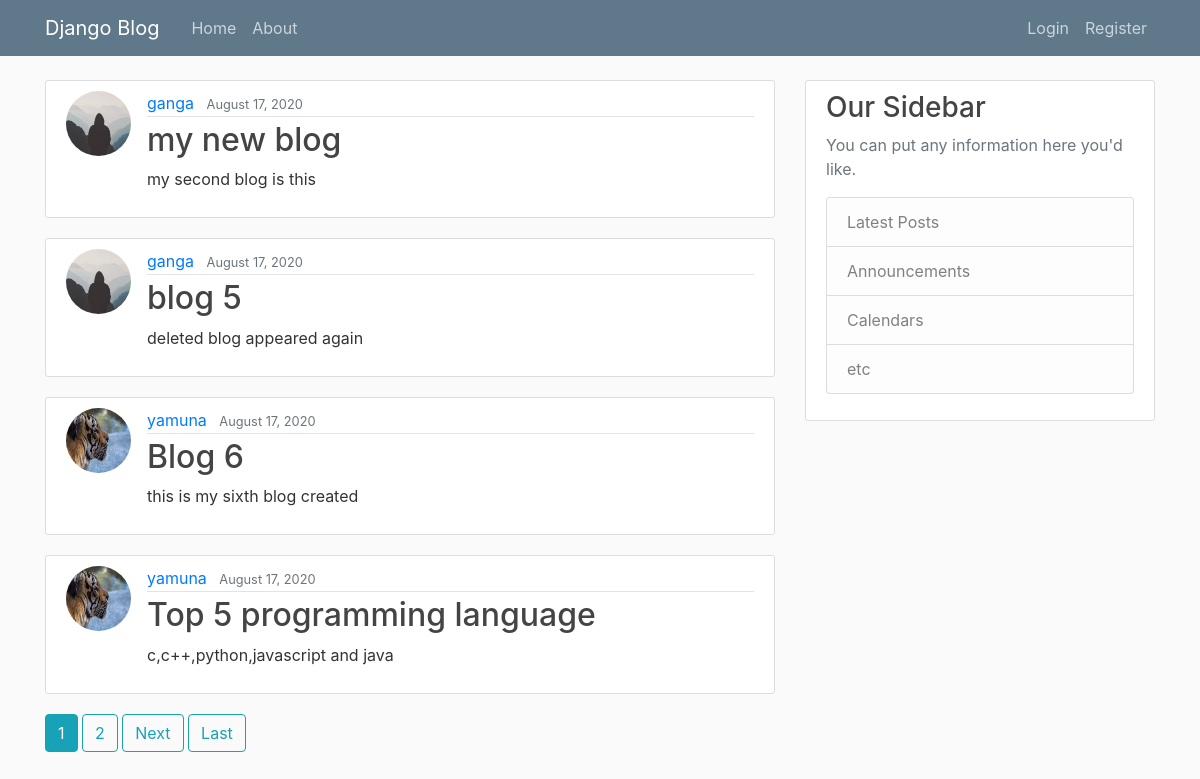
The page / on the database its author committed.
### blog/models.py (models this page shows, shortened)
class Post(models.Model):
        title=models.CharField(max_length=100)
        content=models.TextField()
        date_posted=models.DateTimeField(default=timezone.now)
        author=models.ForeignKey(User,on_delete=models.CASCADE)

### users/models.py (models this page shows, shortened)
class Profile(models.Model):
        user = models.OneToOneField(User,on_delete=models.CASCADE)
        image = models.ImageField(default='default.jpg',upload_to='profile_pics')

### blog/views.py (the view)
# urls.py: path('', PostListView.as_view(),name='blog-home'),
class PostListView(ListView):
	model = Post
	template_name = 'blog/home.html'
	context_object_name='posts'
	ordering = ['-date_posted']
	paginate_by=4

### blog/templates/blog/home.html (shortened to what this page needs)
{% extends 'blog/base.html' %}
{% block content %}
  {% for post in posts %}
    <article class="media content-section">
      <img class="rounded-circle article-img" src="{{ post.author.profile.image.url }}">
      <div class="media-body">
        <div class="article-metadata">
          <a class="mr-2" href="{% url 'user_posts' post.author.username %}">{{ post.author }}</a>
          <small class="text-muted">{{ post.date_posted|date:"F d, Y"}}</small>
        </div>
        <h2><a class="article-title" href="{% url 'post-detail' post.id %}">{{ post.title }}</a></h2>
        <p class="article-content">{{ post.content }}</p>
      </div>
    </article>
 {% endfor %}
 {% if is_paginated %}
    {% for num in page_obj.paginator.page_range %}
      {% if page_obj.number == num %}
        <a class="btn btn-info mb-4" href="?page={{ num }}">{{ num }}</a>
      {% elif num > page_obj.number|add:'-3' and  num < page_obj.number|add:'3' %}
        <a class="btn btn-outline-info mb-4" href="?page={{ num }}">{{ num }}</a>
      {% endif %}
    {% endfor %}
    {% if page_obj.has_next %}
      <a class="btn btn-outline-info mb-4" href="?page={{ page_obj.next_page_number }}">Next</a>
      <a class="btn btn-outline-info mb-4" href="?page={{ page_obj.paginator.num_pages }}">Last</a>
    {% endif %}
 {% endif %}
{% endblock content %}

### blog/templates/blog/base.html (shortened to what this page needs)
{% load static %}
<!DOCTYPE html>
<html>
<head>
    <link rel="stylesheet" href="https://stackpath.bootstrapcdn.com/bootstrap/4.5.0/css/bootstrap.min.css">
    <link rel="stylesheet" type="text/css" href="{% static 'blog/main.css' %}">
</head>
<body>
	<header class="site-header">
  <nav class="navbar navbar-expand-md navbar-dark bg-steel fixed-top">
    <div class="container">
      <a class="navbar-brand mr-4" href="{% url 'blog-home' %}">Django Blog</a>
      <div class="collapse navbar-collapse" id="navbarToggle">
        <div class="navbar-nav mr-auto">
          <a class="nav-item nav-link" href="{% url 'blog-home' %}">Home</a>
          <a class="nav-item nav-link" href="{% url 'blog-about' %}">About</a>
        </div>
        <div class="navbar-nav">
          {% if user.is_authenticated %}
            <a class="nav-item nav-link" href="{% url 'post-create' %}">New Post</a>
            <a class="nav-item nav-link" href="{% url 'profile' %}">Profile</a>
            <a class="nav-item nav-link" href="{% url 'logout' %}">Logout</a>
          {% else %}
            <a class="nav-item nav-link" href="{% url 'login' %}">Login</a>
            <a class="nav-item nav-link" href="{% url 'register' %}">Register</a>
          {% endif %}
        </div>
      </div>
    </div>
  </nav>
</header>
 <main role="main" class="container">
  <div class="row">
    <div class="col-md-8">
      {% block content %}{% endblock %}
    </div>
    <div class="col-md-4">
      <div class="content-section">
        <h3>Our Sidebar</h3>
        <p class='text-muted'>You can put any information here you'd like.
          <ul class="list-group">
            <li class="list-group-item list-group-item-light">Latest Posts</li>
            <li class="list-group-item list-group-item-light">Announcements</li>
            <li class="list-group-item list-group-item-light">Calendars</li>
            <li class="list-group-item list-group-item-light">etc</li>
          </ul>
        </p>
      </div>
    </div>
  </div>
</main>
</body>
</html>

### blog/static/blog/main.css (style rules this page uses)
body { background: #fafafa; color: #333333; margin-top: 5rem; }
h1, h2, h3, h4, h5, h6 { color: #444444; }
ul { margin: 0; }
.bg-steel { background-color: #5f788a; }
.site-header .navbar-nav .nav-link { color: #cbd5db; }
.content-section { background: #ffffff; padding: 10px 20px; border: 1px solid #dddddd; border-radius: 3px; margin-bottom: 20px; }
.article-title { color: #444444; }
.article-content { white-space: pre-line; }
.article-img { height: 65px; width: 65px; margin-right: 16px; }
.article-metadata { padding-bottom: 1px; margin-bottom: 4px; border-bottom: 1px solid #e3e3e3 }

### rows shown on the page
Post: author.profile.image (placeholder picture), author "ganga", date_posted "August 17, 2020", title "my new blog", content "my second blog is this"
Post: author.profile.image (placeholder picture), author "ganga", date_posted "August 17, 2020", title "blog 5", content "deleted blog appeared again"
Post: author.profile.image (picture), author "yamuna", date_posted "August 17, 2020", title "Blog 6", content "this is my sixth blog created"
Post: author.profile.image (picture), author "yamuna", date_posted "August 17, 2020", title "Top 5 programming language", content "c,c++,python,javascript and java"

### other values the page prints
{{ num }} "1"
{{ num }} "2"
